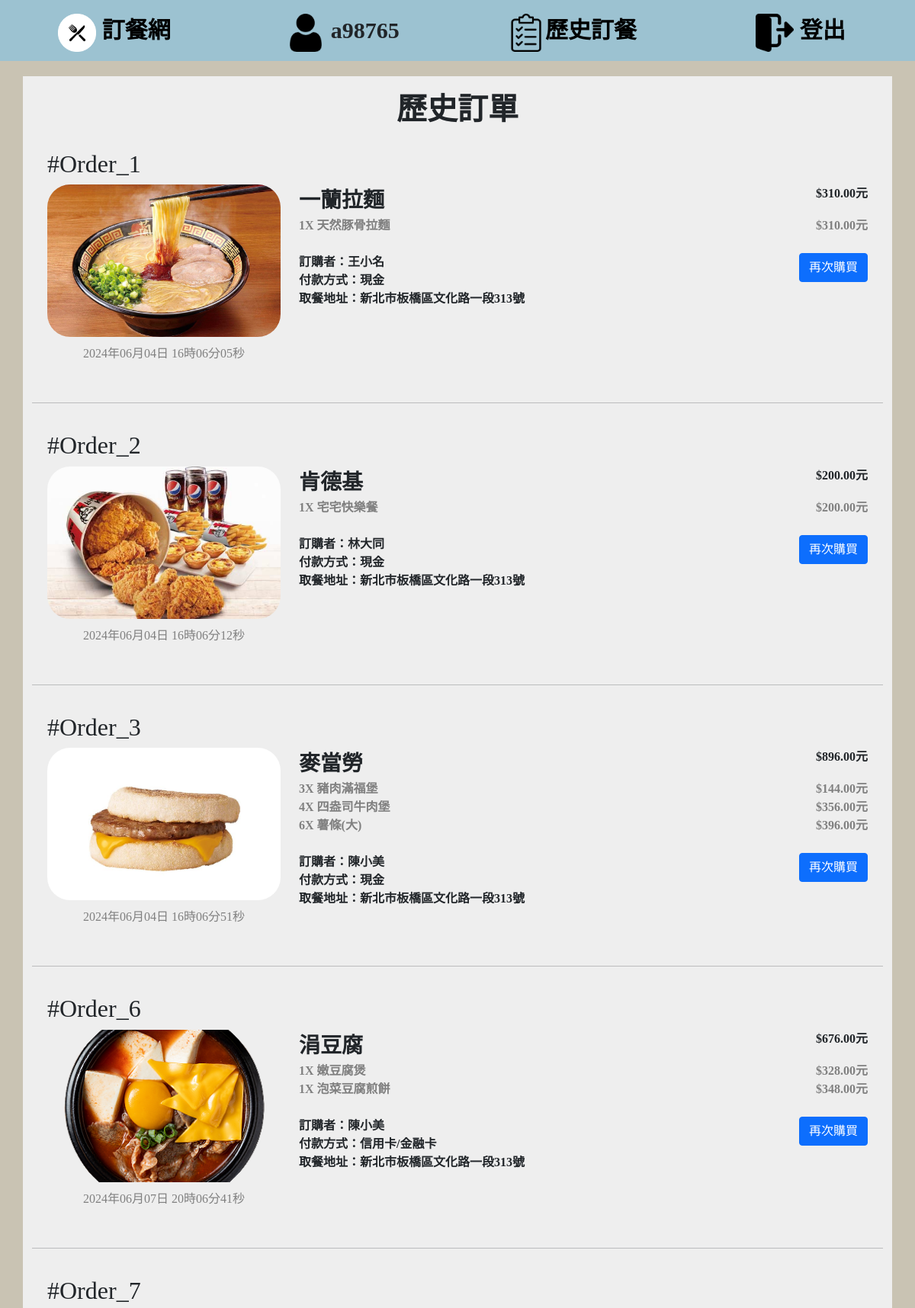
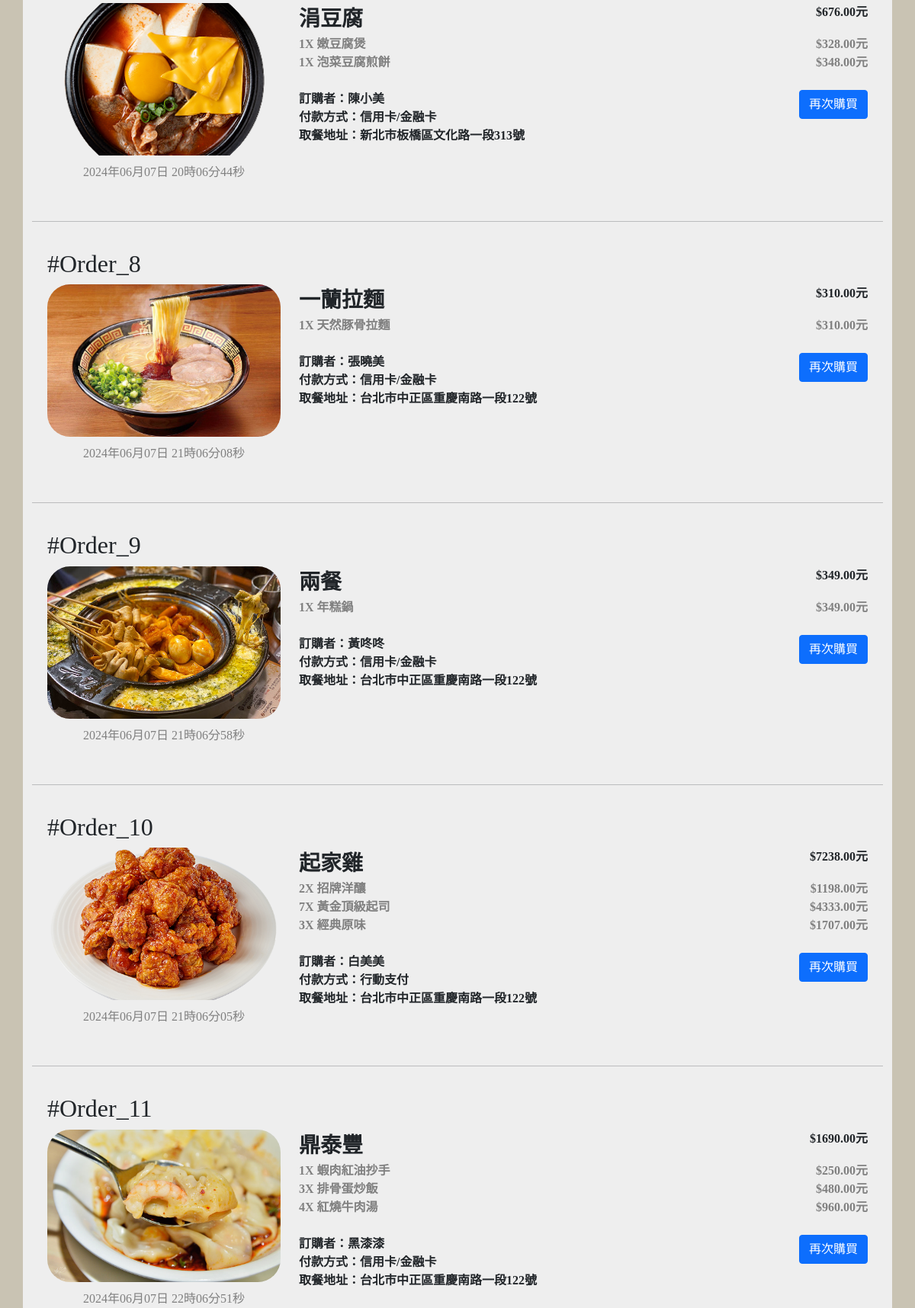
Page /程式檔/Historical_orders.php (signed in, upper part) on the committed database (2 pictures, top to bottom).
### 程式檔/Historical_orders.php (the view, shortened to what this page needs)
<!DOCTYPE html>
<html lang="en">
<head>
    <link rel="stylesheet" href="css/style.css">
    <link href="https://cdn.jsdelivr.net/npm/bootstrap@5.0.0/dist/css/bootstrap.min.css" rel="stylesheet">
</head>
<body>
<nav>
        <div class="logo">
        <a href="menu.php"><img src="img/outer/logo.png" alt="歷史訂單" class="icon">
        <span>訂餐網</span></a>
        </div>
        <div class="Account">
            <img src="img/outer/user.png" class="icon">
                <?php
                    if(isset($_SESSION['account']))
                        echo $_SESSION['account'];
                    else
                    {
                                $_SESSION['Login_Msg']="請登入帳號";
                                header("Location: Loading.php");
                                exit;
                    }
                ?>
        </div>
        <div class="Historical_orders" ><a href="Historical_orders.php"><img src="img/outer/order.png" alt="歷史訂單" class="icon">歷史訂餐</a></div>
        <div class="Sign_out"><a href="logout.php"><img src="img/outer/logout.png" alt="登出" class="icon"> 登出</a></div>
    </nav>
<div class="container Order_container">
        <h1>歷史訂單</h1>
            <?php
                    include 'db_connect.php';
                    $account = $_SESSION['account'];
                    $sql = "SELECT *
                    FROM `訂單總價` os
                    LEFT JOIN `訂單小計` o on os.訂單編號=o.訂單編號
                    LEFT JOIN `付款資訊` p on os.付款編號=p.付款編號
                    LEFT JOIN `店家列表` s on o.店家編號=s.店家編號
                    WHERE os.會員帳號= '$account'
                    GROUP BY os.訂單編號
                    ORDER BY CAST(SUBSTRING(os.訂單編號,7) AS UNSIGNED)
                    ";
                    $result =  $link->query($sql);
                    $str="";
                    if ($result->num_rows > 0) {
                        while($row = $result->fetch_assoc()) {
                            $date = new DateTime($row['訂單時間']);
                            $formattedDate = $date->format('Y年m月d日 H時m分s秒');
                            $orderIdIndex=$row['訂單編號'];
                            $str.=' <div class="row rows" >
                                        <div class="orderNumber">
                                            <h2>#'.$row['訂單編號'].'</h2>
                                        </div>
                                        <div class="w-30 order_Left">
                                            <img src="img/'.$row['店家編號'].'/'.$row['餐點編號'].'.jpg">
                                            <p class="grayColor">'. $formattedDate .'</p>
                                        </div>
                                        <div class="w-70 order_Right">
                                            <div class="row Order_Title">
                                                <div class="w-30 StoreName">'.$row['店家名稱'].'</div>
                                                <div class="w-70 TotalPrice">$'.$row['總價'].'元</div>
                                            </div>
                                            <div class="row Order_Meal">
                            ';
                                            $sql_Queantity_Price = "SELECT *
                                            FROM `店家列表` s
                                            inner JOIN `訂單小計` os ON s.店家編號 = os.店家編號
                                            inner JOIN `餐點` M ON os.餐點編號 = M.餐點編號
                                            WHERE os.訂單編號 IS NOT NULL AND os.訂單編號 = '$orderIdIndex' and M.店家編號=s.店家編號 ";
                                            $result_Queantity_Price = $link->query($sql_Queantity_Price);
                                            if ($result_Queantity_Price) {
                                                while ($row_Queantity_Price = $result_Queantity_Price->fetch_assoc()) {
                                                    $str .= '<div class="w-70 Meal">
                                                                <div class="quantity grayColor">' .
                                                         $row_Queantity_Price['數量'] . 'X
                                                                    <span class="MealName grayColor">' . $row_Queantity_Price['餐點名稱'] . '</span>
                                                                </div>
                                                            </div>
                                                            <div class="w-30 Price grayColor">$' . $row_Queantity_Price['小計'] . '元</div>';
                                                }
                                            }
                                            $str.='</div><br>
                                            <div class="payInfo row" >
                                                <div class="w-70">
                                                    <div>
                                                    訂購者：'.$row['訂購者'].'</span>
                                                    </div>
                                                    <div>
                                                    付款方式：'.$row['付款方式'].'</span>
                                                    </div>
                                                    <div>
                                                    取餐地址：'.$row['取餐位置'].'</span>
                                                    </div>
                                                </div>
                                                <div class="buyagain w-30">
                                                    <a class="btn btn-primary" type="submit" href="menu.php">再次購買</a>
                                                </div>
                                            </div>
                                            <br>
                                        </div>
                                    </div>
                                    <hr>
                            ';
                            $str.="<div></div>";
                        }
                    } else {
                        echo "<h1>此帳號尚未有訂餐紀錄</h1>";
                    }
            echo $str;
            ?>
    </div>
</body>
</html>

### 程式檔/css/style.css (style rules this page uses)
* { margin: 0; padding: 0; font-family: Microsoft JhengHei; }
nav { top: 0; width: 100vw; height: 80px; font-size: 30px; position: fixed; background: rgb(156, 194, 209); display: flex; align-items: center; justify-content: center; z-index: 1000; font-weight: bold; }
nav div { cursor: pointer; }
.icon { width: 50px; height: 50px; }
.container { margin: 100px 0px 50px 0px; }
nav div { flex-direction: column; flex: 1; line-height: 80px; text-align: center; width: 100%; height: 100%; justify-content: center; }
nav a, nav a:link, nav a:hover, nav a:visited, nav a:active { text-decoration: none; color: black; }
html>body { background: #c9c3b3; }

### 程式檔/Historical_orders.php (style rules this page uses)
.Order_container img { width:100%; height: 200px; object-fit: cover; border-radius: 30px; }
.Order_container { background:#eeeeee; padding-top: 20px; }
.orderNumber, h1 { font-weight: bold; }
.rows { padding: 20px; }
.w-30 { width: 30%; }
.w-70 { width: 70%; }
.order_Left,h1 { text-align: center; }
.order_Left p { margin-top: 10px; }
.TotalPrice, .Price,.buyagain { text-align: right; }
.order_Right,h1 { font-weight: bold; }
.StoreName { font-size: 28px; }
.grayColor { color: gray; }

### rows in the picture
訂單總價: 訂單小計.訂單編號 "Order_1", 店家列表.店家編號 (picture), 訂單時間 "2024年06月04日 16時06分05秒", 店家列表.店家名稱 "一蘭拉麵", 總價 "310.00", 訂單小計.訂購者 "王小名", 付款編號.付款方式 "現金", 取餐位置 "新北市板橋區文化路一段313號"
店家列表: 訂單小計.數量 "1", 餐點.餐點名稱 "天然豚骨拉麵", 訂單小計.小計 "310.00"
訂單總價: 訂單小計.訂單編號 "Order_2", 店家列表.店家編號 (picture), 訂單時間 "2024年06月04日 16時06分12秒", 店家列表.店家名稱 "肯德基", 總價 "200.00", 訂單小計.訂購者 "林大同", 付款編號.付款方式 "現金", 取餐位置 "新北市板橋區文化路一段313號"
店家列表: 訂單小計.數量 "1", 餐點.餐點名稱 "宅宅快樂餐", 訂單小計.小計 "200.00"
訂單總價: 訂單小計.訂單編號 "Order_3", 店家列表.店家編號 (picture), 訂單時間 "2024年06月04日 16時06分51秒", 店家列表.店家名稱 "麥當勞", 總價 "896.00", 訂單小計.訂購者 "陳小美", 付款編號.付款方式 "現金", 取餐位置 "新北市板橋區文化路一段313號"
店家列表: 訂單小計.數量 "3", 餐點.餐點名稱 "豬肉滿福堡", 訂單小計.小計 "144.00", 訂單小計.數量 "4", 餐點.餐點名稱 "四盎司牛肉堡", 訂單小計.小計 "356.00", 訂單小計.數量 "6", 餐點.餐點名稱 "薯條(大)", 訂單小計.小計 "396.00"
訂單總價: 訂單小計.訂單編號 "Order_6", 店家列表.店家編號 (picture), 訂單時間 "2024年06月07日 20時06分41秒", 店家列表.店家名稱 "涓豆腐", 總價 "676.00", 訂單小計.訂購者 "陳小美", 付款編號.付款方式 "信用卡/金融卡", 取餐位置 "新北市板橋區文化路一段313號"
店家列表: 訂單小計.數量 "1", 餐點.餐點名稱 "嫩豆腐煲", 訂單小計.小計 "328.00", 餐點.餐點名稱 "泡菜豆腐煎餅", 訂單小計.小計 "348.00"
訂單總價: 訂單小計.訂單編號 "Order_7", 店家列表.店家編號 (picture), 訂單時間 "2024年06月07日 20時06分44秒", 店家列表.店家名稱 "涓豆腐", 總價 "676.00", 訂單小計.訂購者 "陳小美", 付款編號.付款方式 "信用卡/金融卡", 取餐位置 "新北市板橋區文化路一段313號"
訂單總價: 訂單小計.訂單編號 "Order_8", 店家列表.店家編號 (picture), 訂單時間 "2024年06月07日 21時06分08秒", 店家列表.店家名稱 "一蘭拉麵", 總價 "310.00", 訂單小計.訂購者 "張曉美", 付款編號.付款方式 "信用卡/金融卡", 取餐位置 "台北市中正區重慶南路一段122號"
訂單總價: 訂單小計.訂單編號 "Order_9", 店家列表.店家編號 (picture), 訂單時間 "2024年06月07日 21時06分58秒", 店家列表.店家名稱 "兩餐", 總價 "349.00", 訂單小計.訂購者 "黃咚咚", 付款編號.付款方式 "信用卡/金融卡", 取餐位置 "台北市中正區重慶南路一段122號"
店家列表: 訂單小計.數量 "1", 餐點.餐點名稱 "年糕鍋", 訂單小計.小計 "349.00"
訂單總價: 訂單小計.訂單編號 "Order_10", 店家列表.店家編號 (picture), 訂單時間 "2024年06月07日 21時06分05秒", 店家列表.店家名稱 "起家雞", 總價 "7238.00", 訂單小計.訂購者 "白美美", 付款編號.付款方式 "行動支付", 取餐位置 "台北市中正區重慶南路一段122號"
店家列表: 訂單小計.數量 "2", 餐點.餐點名稱 "招牌洋釀", 訂單小計.小計 "1198.00", 訂單小計.數量 "7", 餐點.餐點名稱 "黃金頂級起司", 訂單小計.小計 "4333.00", 訂單小計.數量 "3", 餐點.餐點名稱 "經典原味", 訂單小計.小計 "1707.00"
訂單總價: 訂單小計.訂單編號 "Order_11", 店家列表.店家編號 (picture), 訂單時間 "2024年06月07日 22時06分51秒", 店家列表.店家名稱 "鼎泰豐", 總價 "1690.00", 訂單小計.訂購者 "黑漆漆", 付款編號.付款方式 "信用卡/金融卡", 取餐位置 "台北市中正區重慶南路一段122號"
店家列表: 訂單小計.數量 "1", 餐點.餐點名稱 "蝦肉紅油抄手", 訂單小計.小計 "250.00", 訂單小計.數量 "3", 餐點.餐點名稱 "排骨蛋炒飯", 訂單小計.小計 "480.00", 訂單小計.數量 "4", 餐點.餐點名稱 "紅燒牛肉湯", 訂單小計.小計 "960.00"

### other values in the picture
$_SESSION['account'] "a98765"
